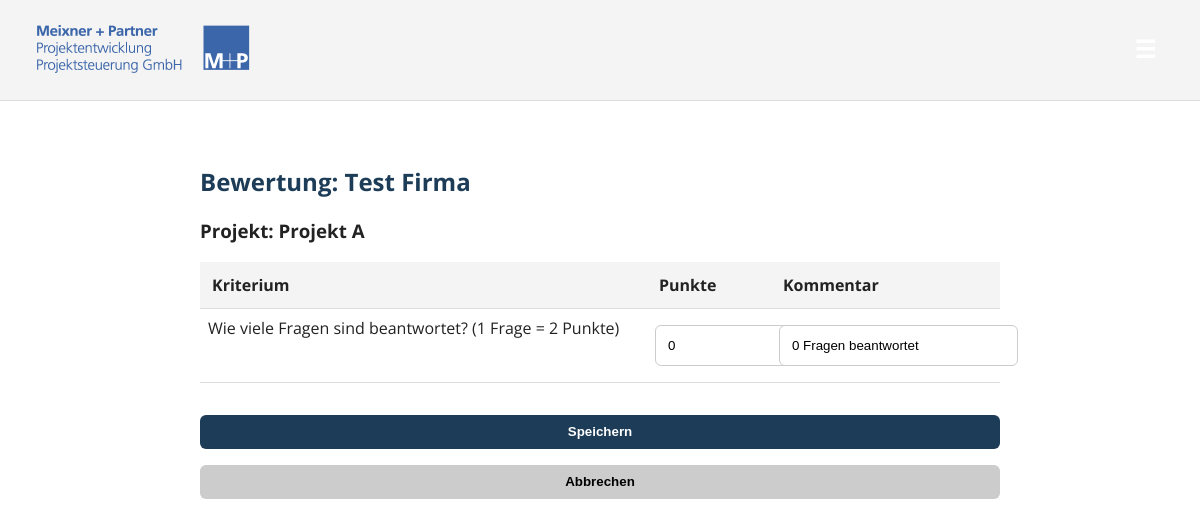
Screenshot of /antrag/3/bewerten/ (signed in) with the database file from the repository.
### portal/models.py (models this page shows, shortened)
class Teilnahmeantrag(models.Model):
    user = models.ForeignKey(
        settings.AUTH_USER_MODEL,
        on_delete=models.CASCADE,
        help_text="Der Bieter, der diesen Antrag eingereicht hat"
    )
    projekt = models.ForeignKey(Projekt, on_delete=models.PROTECT, related_name='antraege')
    firmenname = models.CharField(max_length=200)
    adresse = models.CharField(max_length=200)
    ansprechpartner = models.CharField(max_length=100)
    email = models.EmailField()
    wirtschaftliche_verknuepfungen = models.TextField(blank=True)
    insolvenz = models.BooleanField(default=False)
    straftat = models.BooleanField(default=False)
    fehlende_abgaben = models.BooleanField(default=False)
    user = models.ForeignKey(settings.AUTH_USER_MODEL, on_delete=models.CASCADE)
    projekt = models.ForeignKey(
        'Projekt',
        on_delete=models.PROTECT,
        help_text="Für welches Projekt reichen Sie diesen Antrag ein?"
    )
    umsatz_2023 = models.DecimalField(max_digits=12, decimal_places=2)
    umsatz_2022 = models.DecimalField(max_digits=12, decimal_places=2)
    umsatz_2021 = models.DecimalField(max_digits=12, decimal_places=2)
    is_brutto = models.BooleanField(
        default=True,
        help_text="Ankreuzen, wenn der Umsatz Brutto (inkl. Steuer) angegeben ist."
    )
    steuer_satz = models.DecimalField(
        max_digits=5,
        decimal_places=2,
        default=Decimal('19.00'),
        help_text="Steuersatz in Prozent (z. B. 19.00 für 19%)."
    )
    score_anforderung1 = models.IntegerField(
        null=True, blank=True,
        help_text="Punkte (0–10) für Kriterium 1"
    )
    score_anforderung2 = models.IntegerField(
        null=True, blank=True,
        help_text="Punkte (0–10) für Kriterium 2"
    )
    gesamt_score = models.IntegerField(
        null=True, blank=True,
        help_text="Summenpunktzahl (auto-berechnet)"
    )
    berufshaftpflicht_vorhanden = models.BooleanField(default=False)
    berufshaftpflicht_nachweis = models.FileField(
        upload_to='nachweise/',
        blank=True, null=True
    )
    projektleitung = models.CharField(
        max_length=100,
        help_text="Name der Projektleitung"
    )
    team_groesse = models.IntegerField(
        verbose_name="Team-Größe",
        help_text="Anzahl Mitarbeitende im Projektteam"
    )
    zustandigkeit_bauleitung = models.CharField(
        max_length=100,
        blank=True,
        help_text="Verantwortlich für Bauleitung"
    )
    referenz_1 = models.TextField(help_text="Beschreibung eines Referenzprojekts")
    referenz_2 = models.TextField(
        blank=True,
        help_text="Optionales weiteres Referenzprojekt"
    )
    referenz_upload = models.FileField(
        upload_to='referenzen/',
        blank=True, null=True,
        help_text="Nur PDF zulässig"
    )
    from django.db.models import JSONField
    antworten = JSONField(blank=True, default=dict, help_text="...")
    bewertungen_data = JSONField(
        blank=True, default=dict,
        help_text="Speichert die Punkte/Kommentare aus Bewertungen"
    )
    erstellt_am = models.DateTimeField(auto_now_add=True)
    class Meta:
        verbose_name = "Teilnahmeantrag"
        verbose_name_plural = "Teilnahmeanträge"

class Projekt(models.Model):
    name = models.CharField(max_length=200, help_text="Projektname")
    beschreibung = models.TextField(blank=True)
    deadline = models.DateField(help_text="Einsendeschluss für Anträge")
    class Meta:
        verbose_name = "Projekt"
        verbose_name_plural = "Projekte"

class Kriterium(models.Model):
    projekt = models.ForeignKey(Projekt, on_delete=models.CASCADE, related_name='kriterien')
    text = models.CharField(max_length=500, help_text="Beschreiben Sie das Kriterium")
    max_punkte = models.PositiveSmallIntegerField(default=10, help_text="Maximale Punktzahl (z. B. 10)")
    class Meta:
        verbose_name = "Kriterium"
        verbose_name_plural = "Kriterien"

### portal/views.py (the view)
# urls.py: path('antrag/<int:pk>/bewerten/', views.antrag_bewerten, name='antrag_bewerten'),
@login_required
def antrag_bewerten(request, pk):
    if request.user.role != 'Vergabestelle':
        return redirect('dashboard')
    antrag = get_object_or_404(Teilnahmeantrag, pk=pk)
    projekt = antrag.projekt
    if not projekt:
        messages.error(request, "Dieser Antrag hat kein zugeordnetes Projekt.")
        return redirect('antrag_detail', pk=pk)
    if not projekt.kriterien.exists():
        messages.info(request, "Für dieses Projekt wurden noch keine Kriterien definiert.")
        return redirect('antrag_detail', pk=pk)
    if request.method == 'POST':
        form = BewertungForm(request.POST, antrag=antrag)
        if form.is_valid():
            form.save(antrag)
            messages.success(request, "Bewertung gespeichert.")
            return redirect('antrag_detail', pk=antrag.pk)
    else:
        form = BewertungForm(antrag=antrag)
    kriterium_pairs = []
    for kriterium in projekt.kriterien.order_by('id'):
        key = str(kriterium.pk)
        punkte_field = form[f"punkte_{key}"]
        comment_field = form[f"kommentar_{key}"]
        kriterium_pairs.append({
            'label': kriterium.text,
            'punkte_field': punkte_field,
            'comment_field': comment_field,
        })
    return render(request, 'portal/antrag_bewertung.html', {
        'antrag': antrag,
        'form': form,
        'kriterium_pairs': kriterium_pairs,
    })

### portal/templates/portal/antrag_bewertung.html (shortened to what this page needs)
{% extends 'portal/base.html' %}
{% block content %}
<div style="max-width: 800px; margin: 2rem auto;">
  <h2>Bewertung: {{ antrag.firmenname }}</h2>
  <h3>Projekt: {{ antrag.projekt.name }}</h3>
  <form method="post">
    <table style="width:100%; border-collapse: collapse; margin-top:1rem;">
      <thead>
        <tr style="background:#f4f4f4;">
          <th style="padding:0.75rem; text-align:left;">Kriterium</th>
          <th style="padding:0.75rem; text-align:left; width:100px;">Punkte</th>
          <th style="padding:0.75rem; text-align:left;">Kommentar</th>
        </tr>
      </thead>
      <tbody>
        {% for pair in kriterium_pairs %}
          <tr>
            <td style="padding:0.5rem; border-bottom:1px solid #ddd; vertical-align: top;">
              {{ pair.label }}
            </td>
            <td style="padding:0.5rem; border-bottom:1px solid #ddd; vertical-align: top;">
              {{ pair.punkte_field }}
            </td>
            <td style="padding:0.5rem; border-bottom:1px solid #ddd; vertical-align: top;">
              {% if pair.comment_field %}
                {{ pair.comment_field }}
              {% else %}
                —
              {% endif %}
            </td>
          </tr>
        {% empty %}
          <tr>
            <td colspan="3" style="padding:0.75rem; text-align:center; color:gray;">
              Keine Kriterien definiert.
            </td>
          </tr>
        {% endfor %}
      </tbody>
    </table>
    <div style="margin-top: 1.5rem;">
      <button type="submit" style="padding:0.6rem 1.2rem;">Speichern</button>
      <a href="{% url 'antrag_detail' antrag.pk %}" style="margin-left:1rem;">
        <button type="button" style="padding:0.6rem 1.2rem; background:#ccc; color:#000;">Abbrechen</button>
      </a>
    </div>
  </form>
</div>
{% endblock %}

### portal/templates/portal/base.html (style rules this page uses)
:root { --primary: #1c3c57; }
body { font-family: 'Open Sans', sans-serif; background-color: #ffffff; color: #222; margin: 0; }
h2 { color: var(--primary); }
input, select, button { width: 100%; padding: 0.75rem; margin: 0.5rem 0; border-radius: 6px; border: 1px solid #ccc; }
button { background-color: var(--primary); color: white; font-weight: bold; cursor: pointer; border: none; }
a { color: var(--primary); font-weight: 500; }
table { width: 100%; table-layout: auto; border-collapse: collapse; margin-top: 1rem; }
th, td { padding: 0.75rem; text-align: left; border-bottom: 1px solid #ddd; }
thead th { background-color: #f4f4f4; }

### rows the page displays
Teilnahmeantrag: firmenname "Test Firma", projekt.name "Projekt A"
Kriterium: label "Wie viele Fragen sind beantwortet? (1 Frage = 2 Punkte)"
